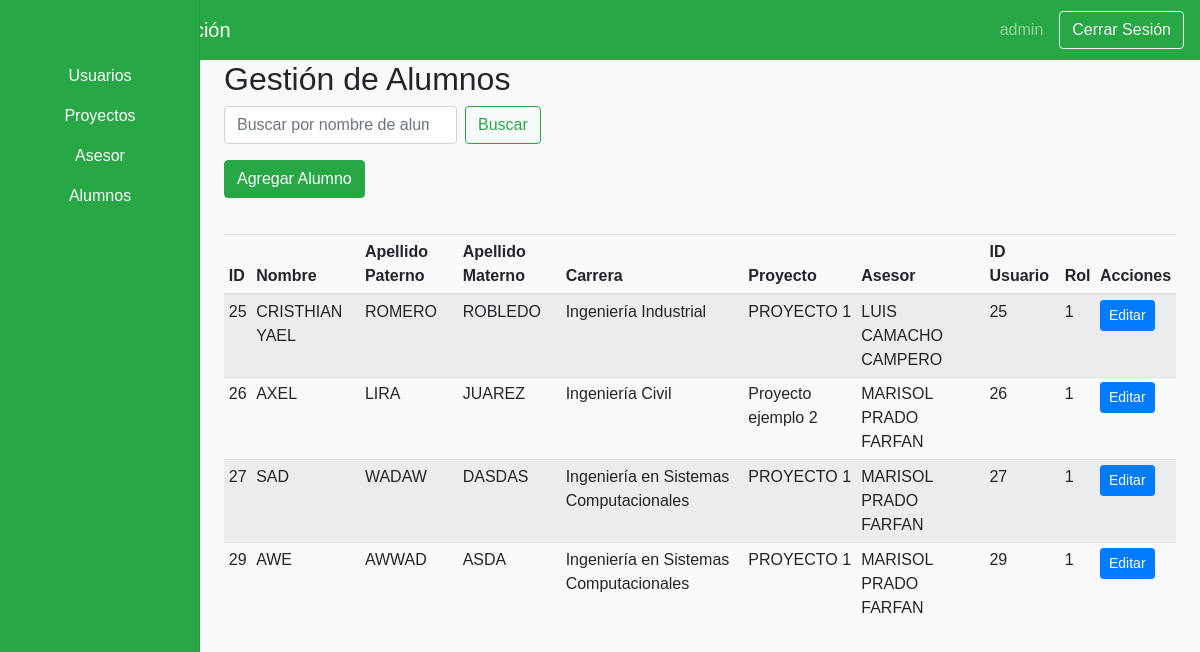
Page /views/admin/dashboardAdminAlumnos.php (signed in) on the earlier database version.
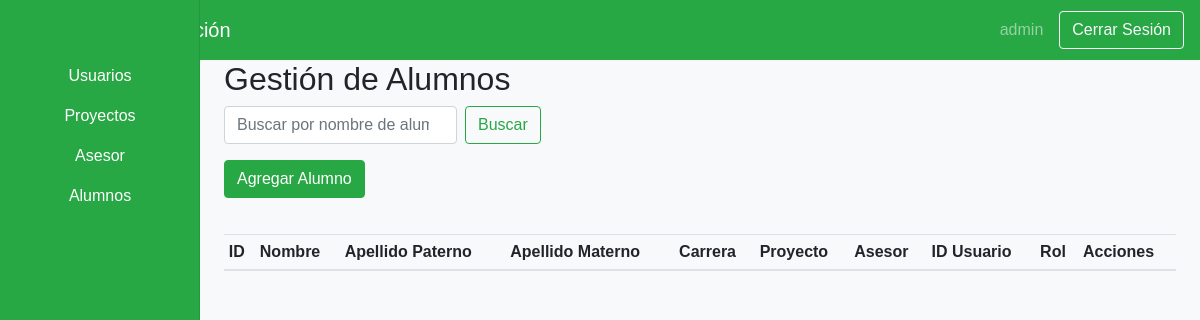
Same page on the later database version.
### tables this page shows
CREATE TABLE IF NOT EXISTS `alumno` (
  `ID_Alumno` int NOT NULL AUTO_INCREMENT,
  `Nombres` varchar(100) NOT NULL,
  `Apellido_Paterno` varchar(100) NOT NULL,
  `Apellido_Materno` varchar(100) NOT NULL,
  `Carrera` int DEFAULT NULL,
  `Proyecto` int DEFAULT NULL,
  `Asesor` int DEFAULT NULL,
  `Calendario_Revisiones` text,
  `Rol` int DEFAULT NULL,
  `ID_Usuario` int DEFAULT NULL,
  PRIMARY KEY (`ID_Alumno`),
  KEY `fk_alumno_carrera` (`Carrera`),
  KEY `fk_alumno_proyecto` (`Proyecto`),
  KEY `fk_alumno_asesor` (`Asesor`),
  KEY `fk_alumno_rol` (`Rol`),
  KEY `fk_alumno_usuario` (`ID_Usuario`)
);

CREATE TABLE IF NOT EXISTS `carrera` (
  `ID_Carrera` int NOT NULL AUTO_INCREMENT,
  `Nombre_Carrera` varchar(100) NOT NULL,
  PRIMARY KEY (`ID_Carrera`)
);

CREATE TABLE IF NOT EXISTS `proyecto` (
  `ID_Proyecto` int NOT NULL AUTO_INCREMENT,
  `Nombre_Proyecto` varchar(200) NOT NULL,
  `Status` enum('Pendiente','En Revisión') NOT NULL,
  `Integrante_1` int DEFAULT NULL,
  `Integrante_2` int DEFAULT NULL,
  `Integrante_3` int DEFAULT NULL,
  `Asesor` int DEFAULT NULL,
  PRIMARY KEY (`ID_Proyecto`),
  KEY `fk_proyecto_integrante_1` (`Integrante_1`),
  KEY `fk_proyecto_integrante_2` (`Integrante_2`),
  KEY `fk_proyecto_integrante_3` (`Integrante_3`),
  KEY `fk_proyecto_asesor` (`Asesor`)
);

CREATE TABLE IF NOT EXISTS `usuario` (
  `ID_Usuario` int NOT NULL AUTO_INCREMENT,
  `Nombre_Usuario` varchar(50) NOT NULL,
  `Contraseña` varchar(255) NOT NULL,
  `Rol` int DEFAULT NULL,
  PRIMARY KEY (`ID_Usuario`),
  KEY `fk_usuario_rol` (`Rol`)
);

### Views/Admin/dashboardAdminAlumnos.php (the view, shortened to what the changed rows need)
<?php
include('../../includes/config.php');
?>
<!DOCTYPE html>
<html lang="es">
<head>
    <link rel="stylesheet" href="https://stackpath.bootstrapcdn.com/bootstrap/4.3.1/css/bootstrap.min.css">
    <link rel="stylesheet" href="<?php echo CSS_PATH; ?>dashboard.css">
</head>
<body>
    <div class="container-fluid">
        <div class="row">
            <main role="main" class="col-md-9 ml-sm-auto col-lg-10 px-4">
                <h2>Gestión de Alumnos</h2>
                <div class="table-responsive">
                    <table class="table table-striped table-sm">
                        <thead>
                            <tr>
                                <th>ID</th>
                                <th>Nombre</th>
                                <th>Apellido Paterno</th>
                                <th>Apellido Materno</th>
                                <th>Carrera</th>
                                <th>Proyecto</th>
                                <th>Asesor</th>
                                <th>ID Usuario</th>
                                <th>Rol</th>
                                <th>Acciones</th>
                            </tr>
                        </thead>
                        <tbody>
                            <?php
                            $searchQuery = "";
                            $query = "
                                SELECT alumno.*, proyecto.Nombre_Proyecto,
                                       CONCAT(asesor.Nombres, ' ', asesor.Apellido_Paterno, ' ', asesor.Apellido_Materno) AS Nombre_Asesor,
                                       carrera.Nombre_Carrera, usuario.id_usuario, usuario.rol
                                FROM alumno
                                LEFT JOIN proyecto ON alumno.Proyecto = proyecto.ID_Proyecto
                                LEFT JOIN asesor ON alumno.Asesor = asesor.ID_Asesor
                                LEFT JOIN carrera ON alumno.Carrera = carrera.ID_Carrera
                                LEFT JOIN usuario ON alumno.ID_Usuario = usuario.id_usuario
                                WHERE 1=1 $searchQuery
                                ORDER BY alumno.ID_Alumno ASC";
                            $result = $connection->query($query);
                            while ($row = $result->fetch_assoc()) {
                                echo "<tr>";
                                echo "<td>" . htmlspecialchars($row['ID_Alumno'] ?? '') . "</td>";
                                echo "<td>" . htmlspecialchars($row['Nombres'] ?? '') . "</td>";
                                echo "<td>" . htmlspecialchars($row['Apellido_Paterno'] ?? '') . "</td>";
                                echo "<td>" . htmlspecialchars($row['Apellido_Materno'] ?? '') . "</td>";
                                echo "<td>" . htmlspecialchars($row['Nombre_Carrera'] ?? '') . "</td>";
                                echo "<td>" . htmlspecialchars($row['Nombre_Proyecto'] ?? '') . "</td>";
                                echo "<td>" . htmlspecialchars($row['Nombre_Asesor'] ?? '') . "</td>";
                                echo "<td>" . htmlspecialchars($row['id_usuario'] ?? '') . "</td>";
                                echo "<td>" . htmlspecialchars($row['rol'] ?? '') . "</td>";
                                echo "<td>";
                                echo "<button type='button' class='btn btn-primary btn-sm' data-toggle='modal' data-target='#editAlumnoModal'
                                        data-id='" . htmlspecialchars($row['ID_Alumno'] ?? '') . "'
                                        data-nombre='" . htmlspecialchars($row['Nombres'] ?? '') . "'
                                        data-apellido_paterno='" . htmlspecialchars($row['Apellido_Paterno'] ?? '') . "'
                                        data-apellido_materno='" . htmlspecialchars($row['Apellido_Materno'] ?? '') . "'
                                        data-carrera='" . htmlspecialchars($row['Carrera'] ?? '') . "'
                                        data-proyecto='" . htmlspecialchars($row['Proyecto'] ?? '') . "'
                                        data-asesor='" . htmlspecialchars($row['Asesor'] ?? '') . "'>Editar</button>";
                                echo "</td>";
                                echo "</tr>";
                            }
                            ?>
                        </tbody>
                    </table>
                </div>
            </main>
        </div>
    </div>
</body>
</html>

Differences in the rows shown:
removed alumno: ID_Alumno "25", Nombres "CRISTHIAN YAEL", Apellido_Paterno "ROMERO", Apellido_Materno "ROBLEDO", carrera.Nombre_Carrera "Ingeniería Industrial", proyecto.Nombre_Proyecto "PROYECTO 1", Nombre_Asesor "LUIS CAMACHO CAMPERO", ID_Usuario.ID_Usuario "25", ID_Usuario.Rol "1"
removed alumno: ID_Alumno "26", Nombres "AXEL", Apellido_Paterno "LIRA", Apellido_Materno "JUAREZ", carrera.Nombre_Carrera "Ingeniería Civil", proyecto.Nombre_Proyecto "Proyecto ejemplo 2", Nombre_Asesor "MARISOL PRADO FARFAN", ID_Usuario.ID_Usuario "26", ID_Usuario.Rol "1"
removed alumno: ID_Alumno "27", Nombres "SAD", Apellido_Paterno "WADAW", Apellido_Materno "DASDAS", carrera.Nombre_Carrera "Ingeniería en Sistemas Computacionales", proyecto.Nombre_Proyecto "PROYECTO 1", Nombre_Asesor "MARISOL PRADO FARFAN", ID_Usuario.ID_Usuario "27", ID_Usuario.Rol "1"
removed alumno: ID_Alumno "29", Nombres "AWE", Apellido_Paterno "AWWAD", Apellido_Materno "ASDA", carrera.Nombre_Carrera "Ingeniería en Sistemas Computacionales", proyecto.Nombre_Proyecto "PROYECTO 1", Nombre_Asesor "MARISOL PRADO FARFAN", ID_Usuario.ID_Usuario "29", ID_Usuario.Rol "1"
